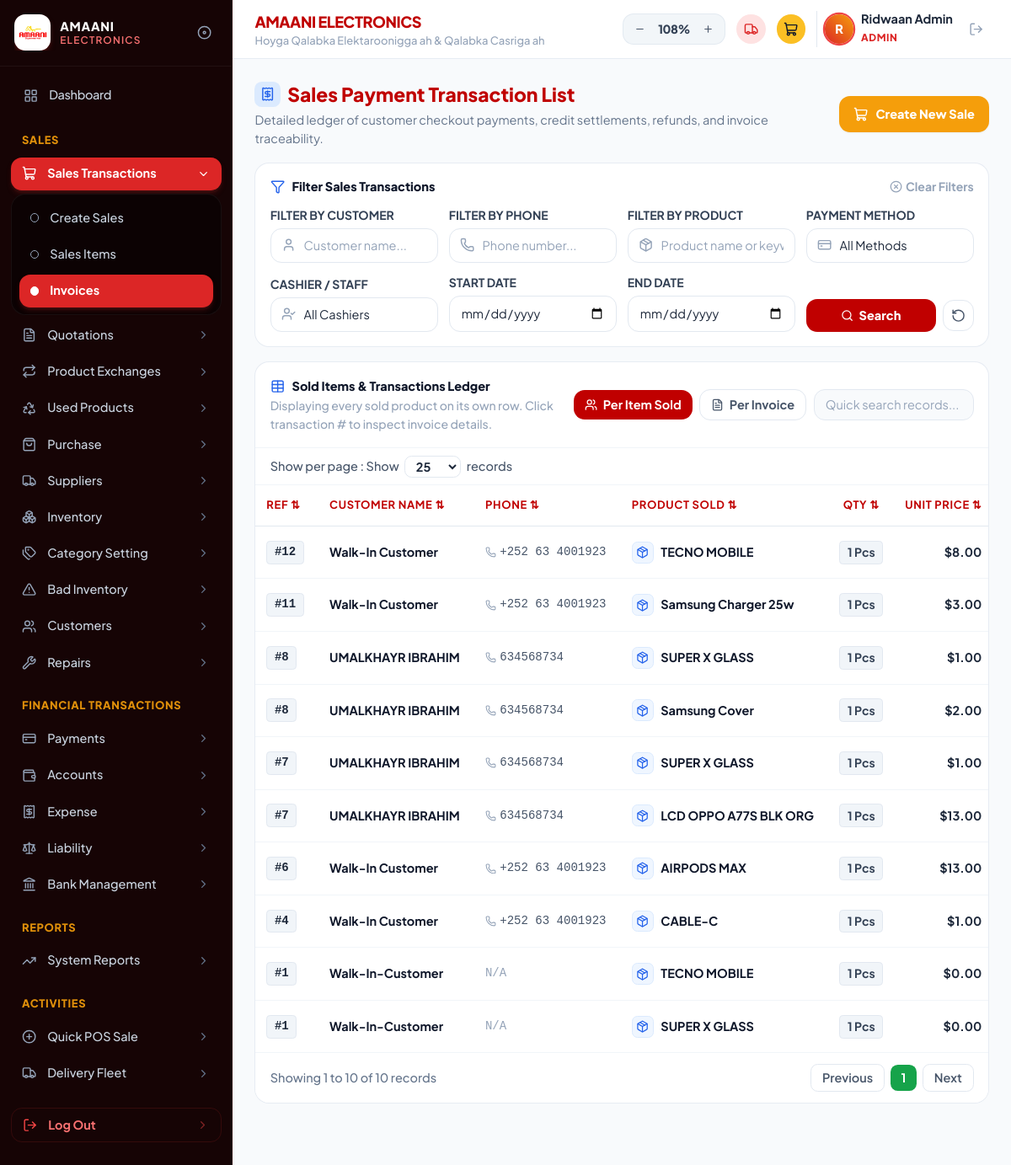
Screenshot of /invoices.php (signed in) with the database file from the repository.
### tables this page shows
CREATE TABLE `sale_items` (
  `id` int(11) NOT NULL AUTO_INCREMENT,
  `sale_id` int(11) DEFAULT NULL,
  `product_id` int(11) DEFAULT NULL,
  `product_name` varchar(255) DEFAULT NULL,
  `qty` int(11) DEFAULT 1,
  `unit_price` decimal(10,2) DEFAULT 0.00,
  `total_price` decimal(10,2) DEFAULT 0.00,
  `unit` varchar(20) DEFAULT 'Pcs',
  `sold_price` decimal(10,2) DEFAULT 0.00,
  `previous_price` decimal(10,2) DEFAULT 0.00,
  `last_price` decimal(10,2) DEFAULT 0.00,
  `prev_wholesale` decimal(10,2) DEFAULT 0.00,
  `wholesale_price` decimal(10,2) DEFAULT 0.00,
  `sale_type` varchar(50) DEFAULT 'Retail',
  `branch` varchar(100) DEFAULT 'Boorama Branch',
  `transaction_id` varchar(50) DEFAULT '#1',
  `created_by` varchar(100) DEFAULT 'Abdiwasac',
  `created_at` date DEFAULT NULL,
  PRIMARY KEY (`id`),
  KEY `sale_id` (`sale_id`),
  CONSTRAINT `sale_items_ibfk_1` FOREIGN KEY (`sale_id`) REFERENCES `sales` (`id`) ON DELETE CASCADE
);

CREATE TABLE `sales` (
  `id` int(11) NOT NULL AUTO_INCREMENT,
  `invoice_number` varchar(50) DEFAULT NULL,
  `customer_name` varchar(150) DEFAULT NULL,
  `phone` varchar(50) DEFAULT NULL,
  `branch` varchar(100) DEFAULT NULL,
  `sale_date` date DEFAULT NULL,
  `return_date` date DEFAULT NULL,
  `year` varchar(10) DEFAULT NULL,
  `month` varchar(20) DEFAULT NULL,
  `subtotal` decimal(10,2) DEFAULT 0.00,
  `discount` decimal(10,2) DEFAULT 0.00,
  `total_sale` decimal(10,2) DEFAULT 0.00,
  `paid_amount` decimal(10,2) DEFAULT 0.00,
  `payment_method` varchar(50) DEFAULT 'Cash On Hand',
  `notes` text DEFAULT NULL,
  `items_summary` text DEFAULT NULL,
  `status` varchar(50) DEFAULT 'Due',
  `created_at` timestamp NULL DEFAULT current_timestamp(),
  PRIMARY KEY (`id`),
  UNIQUE KEY `invoice_number` (`invoice_number`)
);

### invoices.php (the view, shortened to what the rows shown need)
<?php
require_once __DIR__ . '/includes/header.php';
require_once __DIR__ . '/includes/sidebar.php';
$perPage         = intval($_GET['per_page'] ?? 25);
$where  = ["1=1", "si.sale_type != 'Returned'"];
$params = [];
if ($currentBranch !== 'All Branches') {
    $where[]  = "(si.branch = ? OR si.branch LIKE ?)";
    $params[] = $currentBranch;
    $params[] = "%$currentBranch%";
}
$whereClause = implode(" AND ", $where);
$sql = "SELECT si.*,
               s.customer_name,
               s.phone          AS customer_phone,
               s.subtotal,
               s.discount,
               s.total_sale,
               s.paid_amount,
               (s.total_sale - s.paid_amount) AS balance,
               s.payment_method,
               s.notes          AS sale_notes,
               s.sale_date,
               s.return_date,
               s.status         AS sale_status
        FROM sale_items si
        LEFT JOIN sales s ON (
            s.invoice_number = si.transaction_id
            OR CONCAT('#', s.invoice_number) = si.transaction_id
            OR s.invoice_number = REPLACE(si.transaction_id, '#', '')
        )
        WHERE $whereClause
        ORDER BY si.id DESC
        LIMIT $perPage";
$stmt = $pdo->prepare($sql);
$stmt->execute($params);
$items = $stmt->fetchAll(PDO::FETCH_ASSOC);
?>
<main class="flex-1 min-w-0 space-y-4">
    <div class="flex flex-col sm:flex-row items-start sm:items-center justify-between gap-3">
        <div>
            <h2 class="text-xl font-black text-[#c00000] flex items-center gap-2">
                <span class="w-7 h-7 rounded-lg bg-blue-100 flex items-center justify-center shrink-0">
                    <i data-lucide="receipt" class="w-4 h-4 text-blue-600"></i>
                </span>
                <span>Sales Payment Transaction List</span>
            </h2>
        </div>
    </div>
    <div class="bg-white rounded-2xl border border-slate-200/80 shadow-xs overflow-hidden flex flex-col">
        <div class="overflow-x-auto">
            <table class="w-full text-left text-xs whitespace-nowrap" id="invoices-ledger-table">
                <thead class="bg-white text-[#c00000] uppercase font-black text-[10px] tracking-wider border-b border-slate-200 select-none">
                    <tr>
                        <th class="py-3 px-3 cursor-pointer hover:bg-slate-50" onclick="sortInvoicesTable(0)">REF ⇅</th>
                        <th class="py-3 px-4 cursor-pointer hover:bg-slate-50" onclick="sortInvoicesTable(1)">CUSTOMER NAME ⇅</th>
                        <th class="py-3 px-3 cursor-pointer hover:bg-slate-50" onclick="sortInvoicesTable(2)">PHONE ⇅</th>
                        <th class="py-3 px-4 cursor-pointer hover:bg-slate-50" onclick="sortInvoicesTable(3)">PRODUCT SOLD ⇅</th>
                        <th class="py-3 px-3 text-center cursor-pointer hover:bg-slate-50" onclick="sortInvoicesTable(4)">QTY ⇅</th>
                        <th class="py-3 px-3 text-right cursor-pointer hover:bg-slate-50" onclick="sortInvoicesTable(5)">UNIT PRICE ⇅</th>
                    </tr>
                </thead>
                <tbody class="divide-y divide-slate-100 font-medium" id="invoices-tbody">
                    <?php if (empty($items)): ?>
                    <tr>
                        <td colspan="11" class="py-12 text-center text-slate-400 font-bold">
                            No sales transactions matching your search criteria.
                        </td>
                    </tr>
                    <?php else: ?>
                    <?php foreach ($items as $it):
                        $id = $it['id'];
                        $name = $it['product_name'] ?? 'Product';
                        $unit = $it['unit'] ?? 'Pcs';
                        $qty = intval($it['qty'] ?? 1);
                        $soldPrice = floatval($it['sold_price'] ?? $it['unit_price'] ?? 0);
                        $txId = $it['transaction_id'] ?? ('#' . $id);
                        $cleanTx = str_replace('#', '', $txId);
                        $custName = $it['customer_name'] ?? 'Walk-In-Customer';
                        $custPhone = $it['customer_phone'] ?? 'N/A';
                    ?>
                    <tr class="hover:bg-slate-50/80 transition-colors" id="sale-row-<?= $id ?>">
                        <td class="py-3 px-3 font-semibold">
                            <span class="inline-block bg-slate-100 text-slate-800 px-2 py-0.5 rounded text-[11px] font-mono font-bold border border-slate-200 cursor-pointer hover:bg-red-50 hover:text-red-700" onclick="openSoldProductsModal('<?= htmlspecialchars($cleanTx, ENT_QUOTES) ?>')">
                                <?= htmlspecialchars($txId) ?>
                            </span>
                        </td>
                        <td class="py-3 px-4 font-bold text-slate-900">
                            <?= htmlspecialchars($custName) ?>
                        </td>
                        <td class="py-3 px-3 font-mono text-slate-600 text-[11px]">
                            <?php if ($custPhone && $custPhone !== 'N/A'): ?>
                                <span class="flex items-center gap-1"><i data-lucide="phone" class="w-3 h-3 text-slate-400"></i><?= htmlspecialchars($custPhone) ?></span>
                            <?php else: ?>
                                <span class="text-slate-400">N/A</span>
                            <?php endif; ?>
                        </td>
                        <td class="py-3 px-4">
                            <div class="flex items-center gap-2">
                                <span class="w-6 h-6 rounded-md bg-blue-50 text-blue-600 flex items-center justify-center shrink-0 border border-blue-100 shadow-2xs">
                                    <i data-lucide="package" class="w-3.5 h-3.5"></i>
                                </span>
                                <div>
                                    <span class="font-bold text-slate-900 block"><?= htmlspecialchars($name) ?></span>
                                </div>
                            </div>
                        </td>
                        <td class="py-3 px-3 text-center">
                            <span class="inline-block bg-slate-100 text-slate-700 px-2 py-0.5 rounded text-[11px] font-bold border border-slate-200">
                                <?= $qty ?> <?= htmlspecialchars($unit) ?>
                            </span>
                        </td>
                        <td class="py-3 px-3 text-right font-bold text-slate-800">
                            $<?= number_format($soldPrice, 2) ?>
                        </td>
                    </tr>
                    <?php endforeach; ?>
                    <?php endif; ?>
                </tbody>
            </table>
        </div>
    </div>
</main>
<?php require_once __DIR__ . '/includes/footer.php'; ?>

### rows the page displays
sale_items: transaction "#12", sale.customer_name "Walk-In Customer", sale.phone "+252 63 4001923", product_name "TECNO MOBILE", qty "1", unit "Pcs", sold_price "8.00"
sale_items: transaction "#11", sale.customer_name "Walk-In Customer", sale.phone "+252 63 4001923", product_name "Samsung Charger 25w", qty "1", unit "Pcs", sold_price "3.00"
sale_items: transaction "#8", sale.customer_name "UMALKHAYR IBRAHIM", sale.phone "634568734", product_name "SUPER X GLASS", qty "1", unit "Pcs", sold_price "1.00"
sale_items: transaction "#8", sale.customer_name "UMALKHAYR IBRAHIM", sale.phone "634568734", product_name "Samsung Cover", qty "1", unit "Pcs", sold_price "2.00"
sale_items: transaction "#7", sale.customer_name "UMALKHAYR IBRAHIM", sale.phone "634568734", product_name "SUPER X GLASS", qty "1", unit "Pcs", sold_price "1.00"
sale_items: transaction "#7", sale.customer_name "UMALKHAYR IBRAHIM", sale.phone "634568734", product_name "LCD OPPO A77S BLK ORG", qty "1", unit "Pcs", sold_price "13.00"
sale_items: transaction "#6", sale.customer_name "Walk-In Customer", sale.phone "+252 63 4001923", product_name "AIRPODS MAX", qty "1", unit "Pcs", sold_price "13.00"
sale_items: transaction "#4", sale.customer_name "Walk-In Customer", sale.phone "+252 63 4001923", product_name "CABLE-C", qty "1", unit "Pcs", sold_price "1.00"
sale_items: transaction "#1", custName "Walk-In-Customer", shows "N/A", product_name "TECNO MOBILE", qty "1", unit "Pcs", sold_price "0.00"
sale_items: transaction "#1", custName "Walk-In-Customer", shows "N/A", product_name "SUPER X GLASS", qty "1", unit "Pcs", sold_price "0.00"

### other values shown
$userInitial "R"
$userName "Ridwaan Admin"
$userRole "ADMIN"
$totalItemsCount "10"
